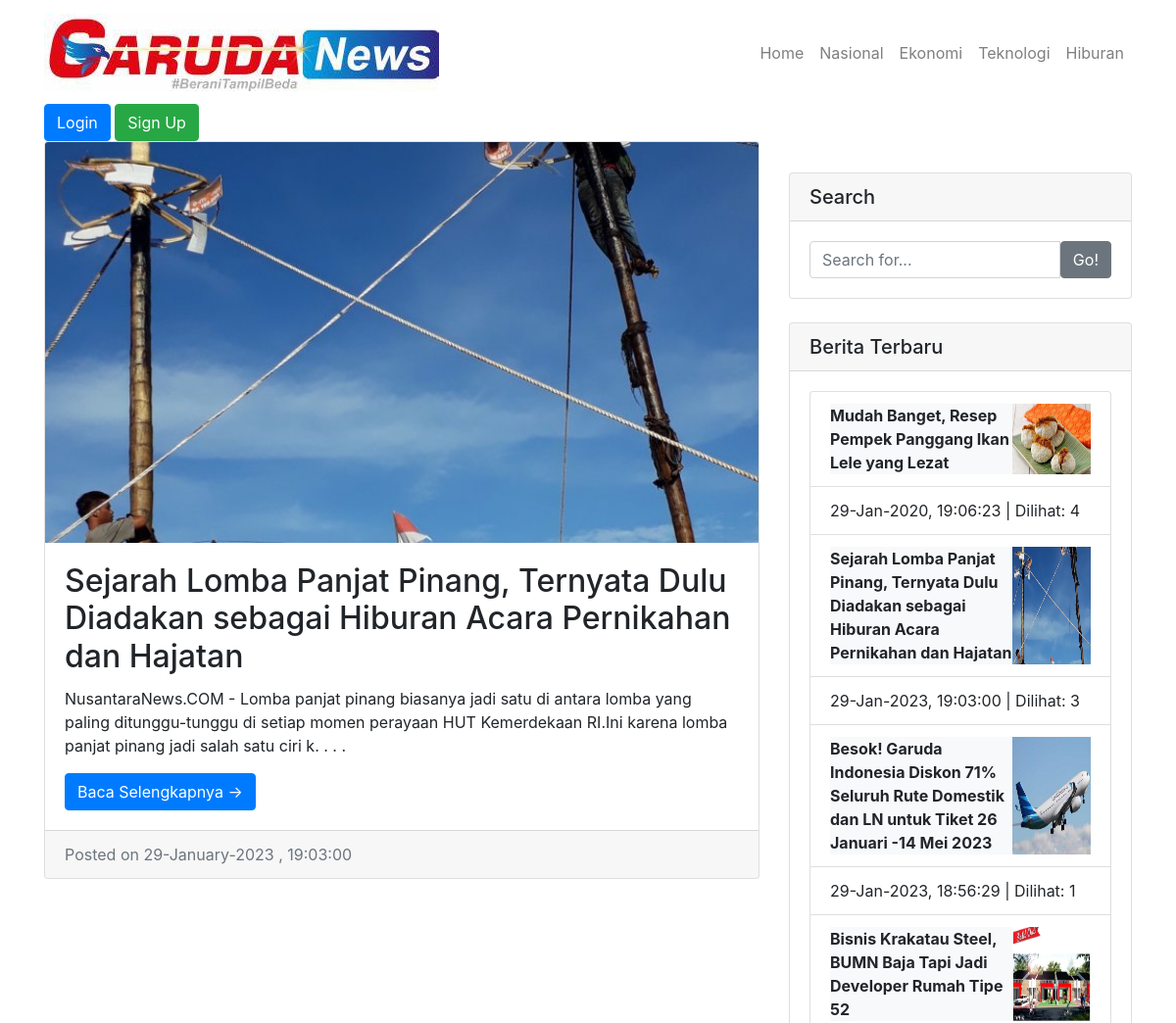
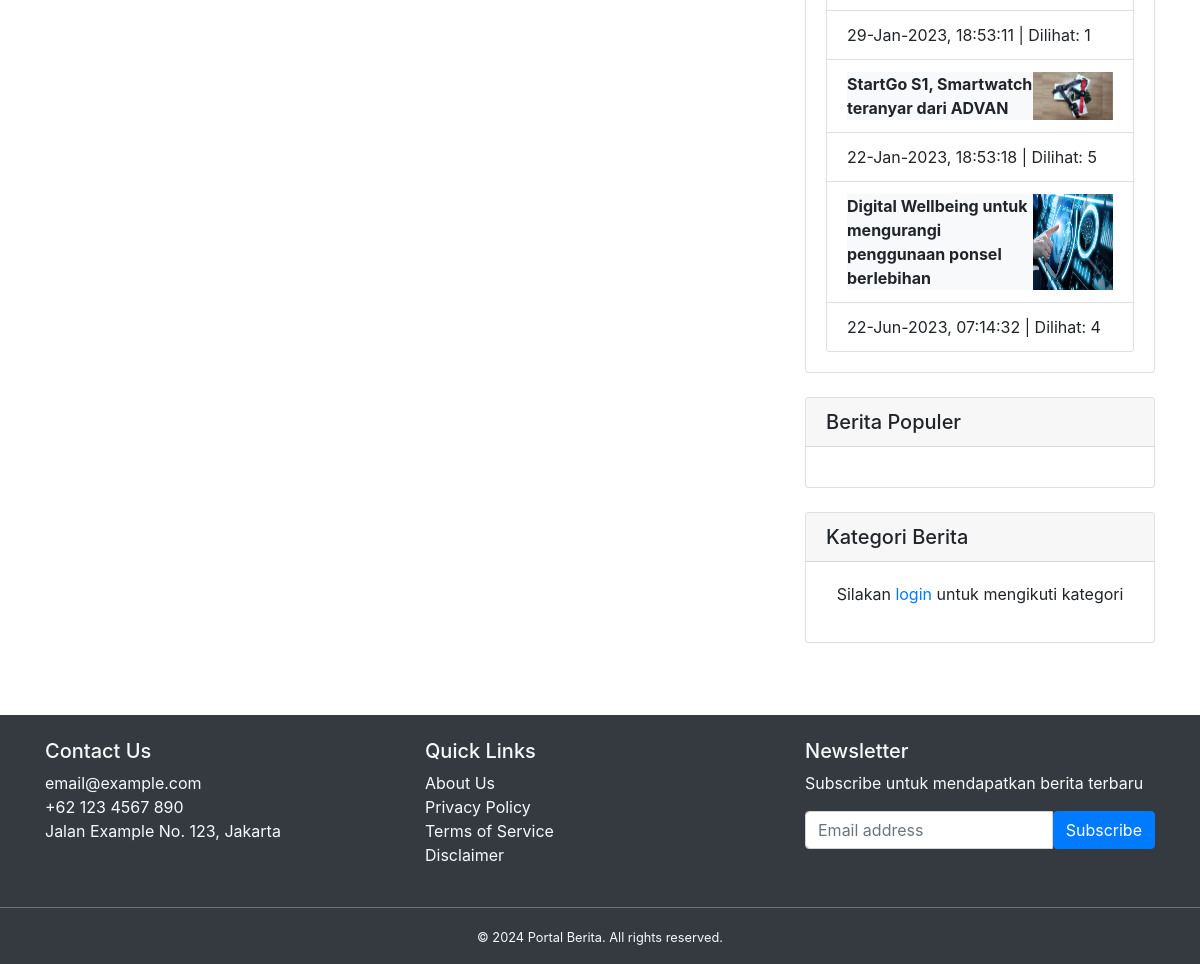
Page /?open=cat&id=2 on the committed database (2 pictures, top to bottom).
### tables this page shows
CREATE TABLE `kategori` (
  `ID` int(11) NOT NULL,
  `kategori` varchar(100) NOT NULL,
  `alias` varchar(50) NOT NULL,
  `terbit` varchar(1) NOT NULL
);

CREATE TABLE `berita` (
  `ID` int(10) NOT NULL,
  `judul` varchar(255) NOT NULL,
  `kategori` varchar(50) NOT NULL,
  `isi` text NOT NULL,
  `gambar` varchar(255) NOT NULL,
  `teks` text NOT NULL,
  `tanggal` varchar(30) NOT NULL,
  `updateby` varchar(50) NOT NULL,
  `viewnum` varchar(20) NOT NULL,
  `post_type` varchar(20) NOT NULL,
  `terbit` varchar(1) NOT NULL
);

### index.php (the view, shortened to what this page needs)
<?php
include("inc/koneksi.php");
include("header.php");
$isLoggedIn = false;
function showLoginOrRegisterButtons() {
  global $isLoggedIn;
  if (!$isLoggedIn) {
      echo '<div class="auth-buttons">
          <a href="login.php" class="btn btn-primary">Login</a>
          <a href="register.php" class="btn btn-success">Sign Up</a>
      </div>';
  } else {
      echo '<div class="user-menu">
          <span>Welcome, ' . htmlspecialchars($_SESSION['nama']) . '</span>
          <a href="logout.php" class="btn btn-danger">Logout</a>
      </div>';
  }
}
?>
<div class="container">
  <?php if (!isset($_SESSION['username'])): ?>
<div class="row">
  <div class="col-md-12">
    <?php showLoginOrRegisterButtons(); ?>
  </div>
</div>
<?php endif; ?>
  <div class="row">
    <div class="col-md-8">
      <?php
      $open = isset($_GET['open']) ? $_GET['open'] : '';
      switch ($open) {
        case 'cat':
          include("kategori.php");
          break;
      }
      ?>
    </div>
    <div class="col-md-4 mt-2">
      <form action="" method="GET">
        <div class="card my-4">
          <h5 class="card-header">Search</h5>
          <div class="card-body">
            <div class="input-group">
              <input type="text" class="form-control" name="key" placeholder="Search for...">
              <span class="input-group-btn">
                <button class="btn btn-secondary" name="open" type="submit" value="cari">Go!</button>
              </span>
            </div>
          </div>
        </div>
      </form>
      <div class="card my-4">
        <h5 class="card-header">Berita Terbaru</h5>
        <?php
        $query = "SELECT * FROM berita WHERE terbit = '1' ORDER BY ID DESC LIMIT 0,10";
        $result = mysqli_query($connect, $query);
        ?>
        <div class="card-body">
          <ul class="list-group">
          <?php while($row = mysqli_fetch_assoc($result)) : ?>
            <li class="list-group-item d-flex justify-content-between align-items-left">
              <a href="./?open=detail&id=<?=$row['ID']; ?>" class="badge-light" style="text-decoration: none;"><b><?= $row['judul']; ?></b></a>
              <img src="<?= $row['gambar']; ?>" style="max-width: 5rem;">
            </li>
            <li class="list-group-item d-flex justify-content-between align-items-left">
              <?php
              $date = $row['tanggal'];
              $newDate = date("d-M-Y, H:i:s", strtotime($date)); ?>
              <?= $newDate; ?> |
              Dilihat: <?= $row['viewnum']; ?>
            </li>
          <?php endwhile; ?>
          </ul>
        </div>
      </div>
      <div class="card my-4">
        <h5 class="card-header">Berita Populer</h5>
        <div class="card-body">
        </div>
      </div>
      <div class="card my-4">
        <h5 class="card-header">Kategori Berita</h5>
        <div class="card-body">
          <?php if(isset($_SESSION['user_id'])): ?>
            <form id="categoryFollowForm">
              <div class="row">
                <?php
                $query = "SELECT c.*,
                          CASE WHEN ucf.id IS NOT NULL THEN 1 ELSE 0 END as is_followed
                          FROM techno_category c
                          LEFT JOIN user_category_follows ucf
                            ON c.categoryId = ucf.category_id
                            AND ucf.user_id = ?";
                $stmt = mysqli_prepare($connect, $query);
                mysqli_stmt_bind_param($stmt, "i", $_SESSION['user_id']);
                mysqli_stmt_execute($stmt);
                $result = mysqli_stmt_get_result($stmt);
                while($category = mysqli_fetch_assoc($result)): ?>
                    <div class="form-check">
                        <input type="checkbox"
                               class="form-check-input category-checkbox"
                               id="category_<?= $category['categoryId'] ?>"
                               value="<?= $category['categoryId'] ?>"
                               <?= $category['is_followed'] ? 'checked' : '' ?>>
                        <label class="form-check-label" for="category_<?= $category['categoryId'] ?>">
                            <?= htmlspecialchars($category['categoryName']) ?>
                        </label>
                    </div>
                <?php endwhile; ?>
              </div>
            </form>
          <?php else: ?>
            <p class="text-center">Silakan <a href="login.php">login</a> untuk mengikuti kategori</p>
          <?php endif; ?>
        </div>
      </div>
    </div>
  </div>
</div>
<?php include("footer.php"); ?>

### header.php (shortened to what this page needs)
<?php
global $connect;
?>
<!DOCTYPE html>
<html lang="en">
<head>
  <link href="assets/vendor/bootstrap/css/bootstrap.min.css" rel="stylesheet">
  <link href="assets/blog-home.css" rel="stylesheet">
</head>
<body>
  <nav class="navbar navbar-expand-lg navbar-light bg-transparent position-static" style="margin-top: -55px;">
    <div class="container">
      <img class="navbar-brand" src="image/logo.png">
      <div class="collapse navbar-collapse" id="navbarResponsive">
        <ul class="navbar-nav ml-auto">
          <li class="nav-item">
            <a class="nav-link" href="./">Home</a>
          </li>
          <?php
            $query = "SELECT * FROM kategori WHERE terbit = 1 ORDER BY ID ASC LIMIT 0,10";
            $result = mysqli_query($connect, $query);
           ?>
          <?php while ( $row = mysqli_fetch_assoc($result) ) : ?>
          <li class="nav-item">
            <a class="nav-link" href="./?open=cat&id=<?= $row['ID']; ?>"><?= $row['kategori']; ?></a>
          </li>
          <?php endwhile; ?>
        </ul>
      </div>
    </div>
  </nav>

### kategori.php (shortened to what this page needs)
<?php
  $jumlahDataPerhalaman = 3;
  if (isset($_GET['page'])) {
    $halamanAktif = $_GET['page'];
  } else {
    $halamanAktif = 1;
  }
  $awalData = ( $jumlahDataPerhalaman * $halamanAktif ) - $jumlahDataPerhalaman;
?>
<?php
  $catid = (isset($_GET['id']) ? $_GET['id'] : '');
  $getalias = mysqli_query($connect,"SELECT * FROM kategori WHERE ID = '$catid'" );
  $hasilalias = mysqli_fetch_assoc($getalias);
  $hsl_alias = $hasilalias['alias'];
	$query = "SELECT * FROM berita WHERE terbit = '1' AND kategori = '$hsl_alias' ORDER BY ID DESC LIMIT $awalData,$jumlahDataPerhalaman";
	$result = mysqli_query($connect, $query);
?>
<?php while ( $row = mysqli_fetch_assoc($result) ) : ?>
<div class="card mb-4">
  <img class="card-img-top" src="<?= $row['gambar']; ?>" alt="Card image cap">
  <div class="card-body">
    <h2 class="card-title"><?= $row['judul']; ?></h2>
    <p class="card-text"><?= substr(strip_tags($row['isi']),0,200); ?>. . . .</p>
    <a href="./?open=detail&id=<?= $row['ID']; ?>" class="btn btn-primary">Baca Selengkapnya &rarr;</a>
  </div>
  <div class="card-footer text-muted">
  	<?php $date = $row['tanggal'];
  	  $newDate = date("d-F-Y , H:i:s", strtotime($date)); ?>
  	<?= "Posted on ". $newDate; ?>
  </div>
</div>
<?php endwhile; ?>

### assets/blog-home.css (style rules this page uses)
body { padding-top: 56px; }

### rows in the picture
kategori: kategori "Nasional"
kategori: kategori "Ekonomi"
kategori: kategori "Teknologi"
kategori: kategori "Hiburan"
berita: gambar (picture), judul "Sejarah Lomba Panjat Pinang, Ternyata Dulu Diadakan sebagai Hiburan Acara Pernikahan dan Hajatan", isi "NusantaraNews.COM - Lomba panjat pinang biasanya jadi satu di antara lomba yang paling ditunggu-tunggu di setiap momen perayaan HUT Kemerdekaan RI.Ini karena lomba panjat pinang jadi salah satu ciri k", tanggal "29-January-2023 , 19:03:00", tanggal "29-Jan-2023, 19:03:00", viewnum "3"
berita: judul "Mudah Banget, Resep Pempek Panggang Ikan Lele yang Lezat", gambar (picture), tanggal "29-Jan-2020, 19:06:23", viewnum "4"
berita: judul "Besok! Garuda Indonesia Diskon 71% Seluruh Rute Domestik dan LN untuk Tiket 26 Januari -14 Mei 2023", gambar (picture), tanggal "29-Jan-2023, 18:56:29", viewnum "1"
berita: judul "Bisnis Krakatau Steel, BUMN Baja Tapi Jadi Developer Rumah Tipe 52", gambar (picture), tanggal "29-Jan-2023, 18:53:11", viewnum "1"
berita: judul "StartGo S1, Smartwatch teranyar dari ADVAN", gambar (picture), tanggal "22-Jan-2023, 18:53:18", viewnum "5"
berita: judul "Digital Wellbeing untuk mengurangi penggunaan ponsel berlebihan", gambar (picture), tanggal "22-Jun-2023, 07:14:32", viewnum "4"
